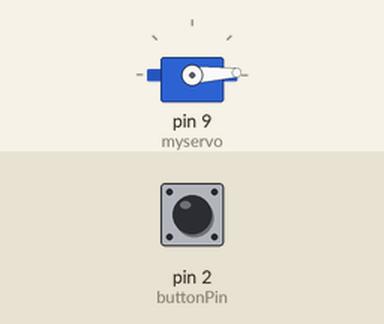
The sketch below on a simulated Arduino Uno, built with avr-gcc and run on an emulated ATmega328P. On the bench: servo. The test bench sets the inputs (shaded band); at power-on: pin 2 (buttonPin) LOW.

Above: at 0.05 s.
At 1.55 s:
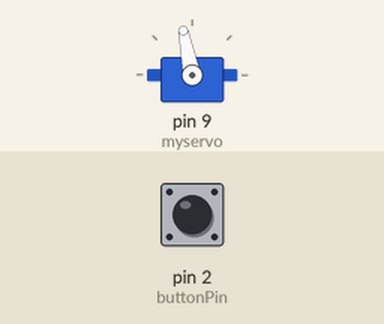
At 3.1 s:
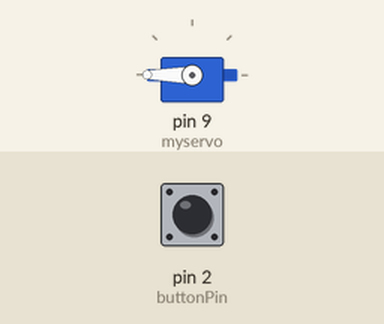
At 6.15 s:
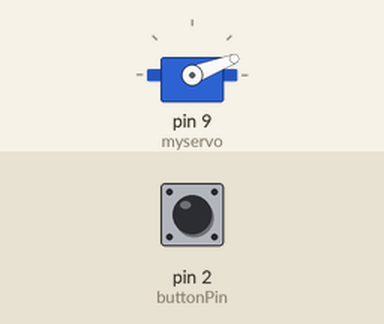
Timing chart, 0 to 8.4 s (numbered marks = the images above):
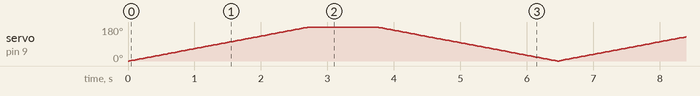

The sketch:

Servo_Button.ino
```cpp
#include <Servo.h>
Servo myservo;
int pos = 0;

const int buttonPin = 2;
int buttonState = 0;

void setup() {
  myservo.attach(9);
  pinMode(buttonPin, INPUT);
}
void loop() {
  buttonState = digitalRead(buttonPin);
  if (buttonState == HIGH) {
    for (pos = 0; pos <= 0; pos += 1) {
      myservo.write(pos);
    }
  }
  else {
    for (pos = 0; pos <= 180; pos += 1) {
      myservo.write(pos);
      delay(15);
    }
    {
      delay(1000);
    }
    for (pos = 180; pos >= 0; pos -= 1) {
      myservo.write(pos);
      delay(15);
    }
  }
}
```
